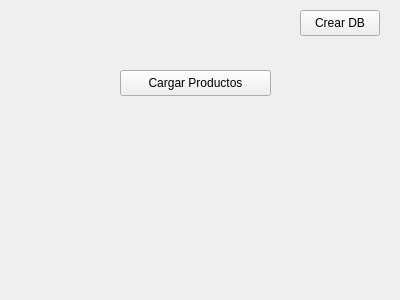
<?xml version="1.0" encoding="UTF-8"?>
<ui version="4.0">
 <class>Form</class>
 <widget class="QWidget" name="Form">
  <property name="geometry">
   <rect>
    <x>0</x>
    <y>0</y>
    <width>400</width>
    <height>300</height>
   </rect>
  </property>
  <property name="windowTitle">
   <string>Form</string>
  </property>
  <widget class="QPushButton" name="pb_loadProducts">
   <property name="geometry">
    <rect>
     <x>120</x>
     <y>70</y>
     <width>151</width>
     <height>26</height>
    </rect>
   </property>
   <property name="text">
    <string>Cargar Productos</string>
   </property>
  </widget>
  <widget class="QPushButton" name="pb_crearDB">
   <property name="geometry">
    <rect>
     <x>300</x>
     <y>10</y>
     <width>80</width>
     <height>26</height>
    </rect>
   </property>
   <property name="text">
    <string>Crear DB</string>
   </property>
  </widget>
 </widget>
 <resources/>
 <connections/>
</ui>
